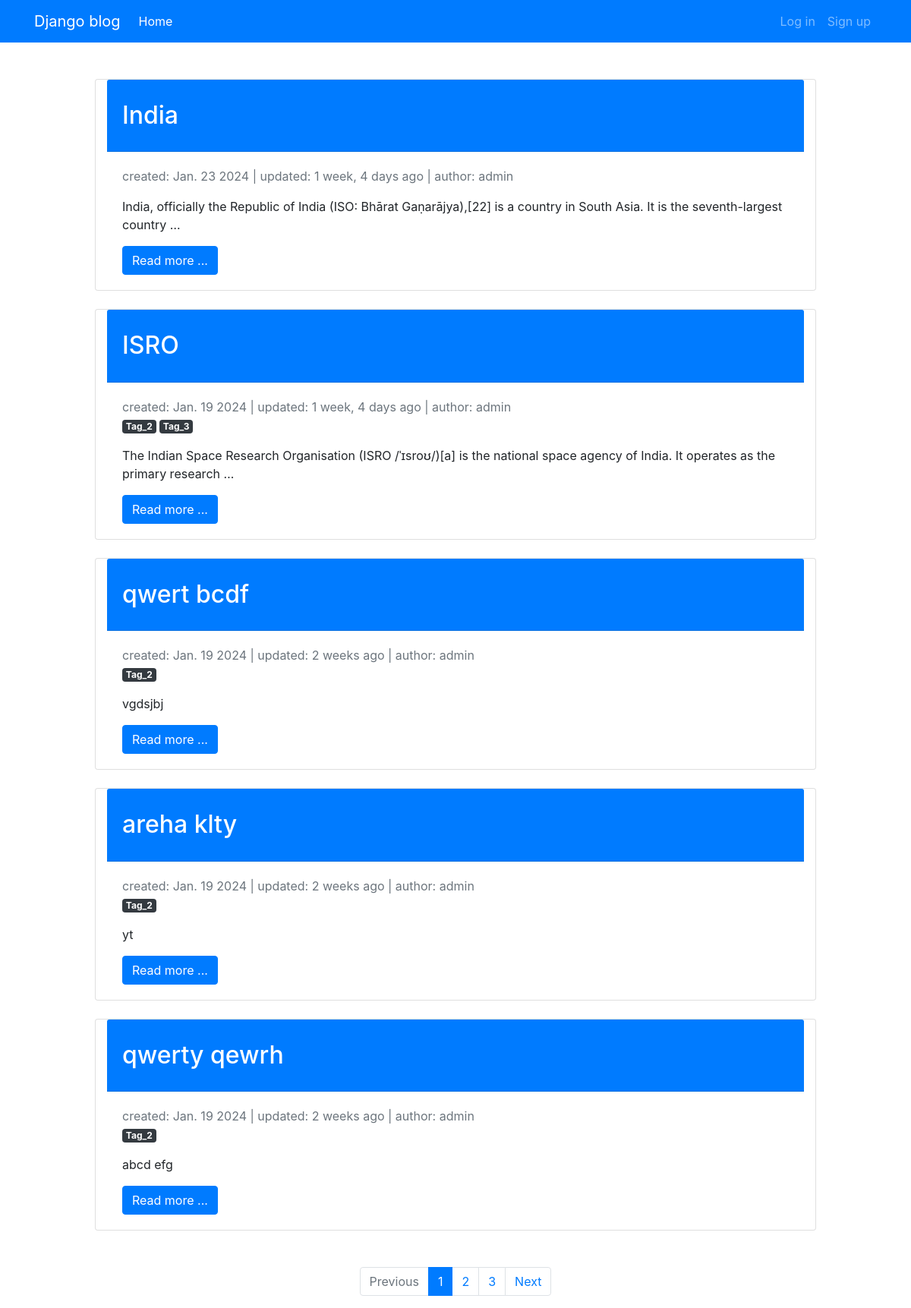
The page / on the database its author committed.
### core/models.py (models this page shows, shortened)
class Post(models.Model):
    title = models.CharField(max_length=200, db_index=True)
    slug = models.SlugField(max_length=200, db_index=True)
    author = models.ForeignKey(settings.AUTH_USER_MODEL, on_delete= models.CASCADE)
    content = models.TextField()
    tags = models.ManyToManyField(Tag, blank=True)
    created_on = models.DateTimeField(auto_now_add=True)
    updated_on = models.DateTimeField(auto_now= True)
    category_id = models.ForeignKey(Category,on_delete=models.CASCADE,null=True,blank=True)
    likes = models.ManyToManyField(settings.AUTH_USER_MODEL,related_name="blog_post_like")
    class Meta:
        ordering = ['-created_on']
    def __str__(self):
        return self.title

class Tag(models.Model):
  name = models.CharField(max_length=40)
  def __str__(self):
      return self.name

### users/models.py (models this page shows)
class User(AbstractUser):
    GENDER_CHOICES = [
        ('M', 'Male'),
        ('F', 'Female'),
        ('O', 'Other'),
    ]
    name = models.CharField('Name',max_length=191,null=True)
    email = models.EmailField('email address', unique=True)
    gender = models.CharField(max_length=1, choices=GENDER_CHOICES,blank=True,null=True)
    birth_date = models.DateField('Date of Birth',blank=True,null=True)
    USERNAME_FIELD = 'email'
    REQUIRED_FIELDS = ["username"]
    def __str__(self):
        return self.username

### core/views.py (the view)
# urls.py: path('', HomeView.as_view(), name='home'),
class HomeView(ListView):
    template_name = 'core/home.html'
    queryset = Post.objects.all()
    paginate_by = 5
    def get_context_data(self, **kwargs):
        context = super().get_context_data(**kwargs)
        print("context-------------------->",context)#testing
        return context

### templates/core/home.html
{% extends 'base.html' %}
{% block content %}
<div class="container mt-5">
  <div class="row">
    {% for post in object_list %}
    <div class="card col-lg-10 offset-lg-1 mb-4 ">
      <div class="card-header bg-primary">
        <a href="{% url 'core:post' post.id post.slug %}">
          <h2 class="card-title my-3 text-white">{{ post.title }} </h2>
        </a>
      </div>
      <div class="card-body">
        <div class="text-muted mb-3">
          <div>
            <span>created: {{ post.created_on|date:"N j Y" }} |</span>
            <span>updated: {{ post.updated_on|timesince }} ago |</span>
            <span>author: {{ post.author }}</span>
          </div>
          <div>
            {% for tag in post.tags.all %}
            <span class="badge badge-dark">{{ tag }}</span>
            {% endfor %}
          </div>
        </div>
        <p class="card-text">{{ post.content|truncatewords:20 }}</p>
        <a class='btn btn-primary' href="{% url 'core:post' post.id post.slug %}">Read more ...</a>
      </div>
    </div>
    {% endfor %}
  </div>
 <div class="row">
    <nav class="col-lg-6 offset-lg-3 mt-4 d-flex justify-content-center">
      <ul class="pagination">
        {% if page_obj.has_previous %}
        <li class="page-item">
          <a class="page-link" href="?page={{ page_obj.previous_page_number }}">Previous</a>
        </li>
        {% else %}
        <li class="page-item disabled">
          <a class="page-link" href="#">Previous</a>
        </li>
        {% endif %}
        {% for i in page_obj.paginator.page_range %}
        <li class=" page-item {% if page_obj.number == i %}active{% endif %}">
            <a class="page-link" href="?page={{ i }}">{{ i }}</a>
        </li>
        {% endfor %}
        {% if page_obj.has_next %}
        <li class="page-item">
          <a class="page-link" href="?page={{ page_obj.next_page_number }}">Next</a>
        </li>
        {% else %}
        <li class="page-item disabled">
          <a class="page-link" href="#">Next</a>
        </li>
        {% endif %}
      </ul>
    </nav>
  </div>
</div>
{% endblock %}

### templates/base.html (shortened to what this page needs)
{% load static %}
<!DOCTYPE html>
<html lang="en">
<head>
  <link rel="stylesheet" href="https://stackpath.bootstrapcdn.com/bootstrap/4.5.2/css/bootstrap.min.css"
>
</head>
<body>
        <nav class="navbar navbar-expand-sm navbar-dark bg-primary">
          <div class="container">
            <a href="{% url 'core:home' %}" class="navbar-brand">Django blog</a>
            <div class="collapse navbar-collapse justify-content-between" id="navbarCollapse">
              <div class="navbar-nav">
                <a href="{% url 'core:home' %}"
                  class="nav-item nav-link  {% if request.path == '/' %}active{% endif %}">Home</a>
              </div>
              {% if request.user.is_authenticated %}
              <div class="navbar-nav ml-auto">
                <a href="{% url 'core:post_create' %}"
                  class="nav-item nav-link {% if request.path == '/post/create/' %}active{% endif %}">
                  Create a post
                </a>
                <a href="{% url 'users:logout' %}" class="nav-item nav-link">Log out</a>
              </div>
              {% else %}
              <div class="navbar-nav ml-auto">
                <a href="{% url 'users:login' %}"
                  class="nav-item nav-link {% if request.path == '/users/login/' %}active{% endif %}">Log in</a>
                <a href="{% url 'users:signup' %}"
                  class="nav-item nav-link {% if request.path == '/users/signup/' %}active{% endif %}">Sign up</a>
              </div>
              {% endif %}
            </div>
          </div>
        </nav>
        {% block content %}
        {% endblock content %}
</body>
</html>

### rows shown on the page
Post: title "India", created_on "Jan. 23 2024", updated_on "1 week, 4 days", author "admin", content "India, officially the Republic of India (ISO: Bhārat Gaṇarājya),[22] is a country in South Asia. It is the seventh-largest country …"
Post: title "ISRO", created_on "Jan. 19 2024", updated_on "1 week, 4 days", author "admin", content "The Indian Space Research Organisation (ISRO /ˈɪsroʊ/)[a] is the national space agency of India. It operates as the primary research …"
Tag: name "Tag_2"
Tag: name "Tag_3"
Post: title "qwert bcdf", created_on "Jan. 19 2024", updated_on "2 weeks", author "admin", content "vgdsjbj"
Post: title "areha klty", created_on "Jan. 19 2024", updated_on "2 weeks", author "admin", content "yt"
Post: title "qwerty qewrh", created_on "Jan. 19 2024", updated_on "2 weeks", author "admin", content "abcd efg"

### other values the page prints
{{ i }} "1" "2" "3"
